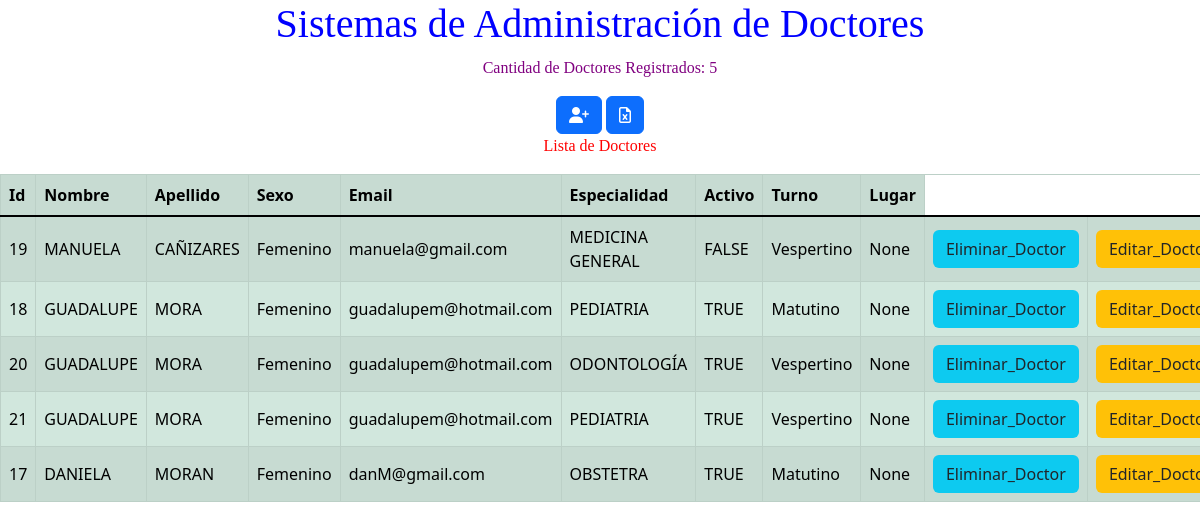
The page / on the database its author committed.
### Doctores/models.py (models this page shows, shortened)
class Doctor(models.Model):
    SEXO = [
        ("M", "Masculino"),
        ("F", "Femenino"),
    ]
    nombre = models.CharField(max_length=50)
    apellido = models.CharField(max_length=50)
    sexo = models.CharField(max_length=1, choices=SEXO, null=True)
    email = models.CharField(max_length=50)
    especialidad = models.CharField(max_length=50)
    activo = models.BooleanField(default=True)
    turno = models.ForeignKey(TurnoTrabajo, on_delete=models.SET_NULL, null=True)
    experiencia= models.ForeignKey(Experiencia, on_delete=models.SET_NULL, null=True)
    lugar = models.ForeignKey(Lugar_Trabajo, on_delete=models.SET_NULL, null=True)

class TurnoTrabajo(models.Model):
    turno = models.CharField(max_length=50, null=True)

### webapp/views.py (the view)
# urls.py: path('', mostrar_Doctores, name= 'inicio'),
def mostrar_Doctores(request):
    cantidad_Doctores = Doctor.objects.count()
    pagina= loader.get_template('doctores.html')
    lista_Doctores = Doctor.objects.order_by('apellido', 'nombre')
    datos = {'cantidad': cantidad_Doctores,'doctores': lista_Doctores}
    return HttpResponse(pagina.render(datos, request))

### webapp/templates/doctores.html (shortened to what this page needs)
<!DOCTYPE html>
<html lang="en">
<head>
    {% load static %}
    <link href="https://cdn.jsdelivr.net/npm/bootstrap@5.3.0/dist/css/bootstrap.min.css" rel="stylesheet">
    <link href="{% static 'fontawesomefree/css/fontawesome.css' %}" rel="stylesheet" type="text/css">
    <link href="{% static 'fontawesomefree/css/brands.css' %}" rel="stylesheet" type="text/css">
    <link href="{% static 'fontawesomefree/css/solid.css' %}" rel="stylesheet" type="text/css">
</head>
<body>
<div class="panel panel-primary" align="center">
    <h1 style="color:blue;font-family:Broadway;">Sistemas de Administración de Doctores</h1>
    <p style="color:purple;font-family:Times New Roman;">Cantidad de Doctores Registrados: {{cantidad}}</p>
</div>
<div align="center">
    <a class="btn btn-primary"  href="Nuevo_Doctor/"><i class="fa-solid fa-user-plus"></i></a>
    <a class="btn btn-primary"  href="Registro_Doctor/"><i class="fa-regular fa-file-excel"></i></a>
</div>
<div class="table-responsive" align="center">
<table class="table table-success table-striped table-hover table-bordered table=sm align-middle caption=top">
         <p style="color:red;font-family:Goudy Stout;">Lista de Doctores </p>
    <tr>
        <th>Id</th>
        <th>Nombre</th>
        <th>Apellido</th>
        <th>Sexo</th>
        <th>Email</th>
        <th>Especialidad</th>
        <th>Activo</th>
        <th>Turno</th>
        <th>Lugar</th>
    </tr>
    <tbody class="table-group-divider">
        {% for Doctor in doctores %}
           <tr>
               <td >{{Doctor.id}}</td>
               <td >{{Doctor.nombre | upper}}</td>
               <td >{{Doctor.apellido | upper}}</td>
               <td >{% if Doctor.sexo == 'F' %} Femenino {% elif Doctor.sexo == 'M' %} Masculino {% endif %}</td>
               <td >{{Doctor.email}}</td>
               <td >{{Doctor.especialidad | upper}}</td>
               <td >{{Doctor.activo | upper}}</td>
               <td >{{Doctor.turno.turno }}</td>
               <td >{{Doctor.lugar}}</td>
               <td ><a class="btn bg-info" href="Eliminar_Doctor/{{Doctor.id}}">Eliminar_Doctor</a></td>
               <td ><a class="btn bg-warning" href="Editar_Doctor/{{Doctor.id}}">Editar_Doctor</a></td>
           </tr>
    {% endfor %}
    </tbody>
</table>
</div>
</body>
</html>

### rows shown on the page
Doctor: id "19", nombre "MANUELA", apellido "CAÑIZARES", sexo "Femenino", email "manuela@gmail.com", especialidad "MEDICINA GENERAL", activo "FALSE", turno.turno "Vespertino", lugar "None"
Doctor: id "18", nombre "GUADALUPE", apellido "MORA", sexo "Femenino", email "guadalupem@hotmail.com", especialidad "PEDIATRIA", activo "TRUE", turno.turno "Matutino", lugar "None"
Doctor: id "20", nombre "GUADALUPE", apellido "MORA", sexo "Femenino", email "guadalupem@hotmail.com", especialidad "ODONTOLOGÍA", activo "TRUE", turno.turno "Vespertino", lugar "None"
Doctor: id "21", nombre "GUADALUPE", apellido "MORA", sexo "Femenino", email "guadalupem@hotmail.com", especialidad "PEDIATRIA", activo "TRUE", turno.turno "Vespertino", lugar "None"
Doctor: id "17", nombre "DANIELA", apellido "MORAN", sexo "Femenino", email "danM@gmail.com", especialidad "OBSTETRA", activo "TRUE", turno.turno "Matutino", lugar "None"

### other values the page prints
{{ cantidad }} "5"
